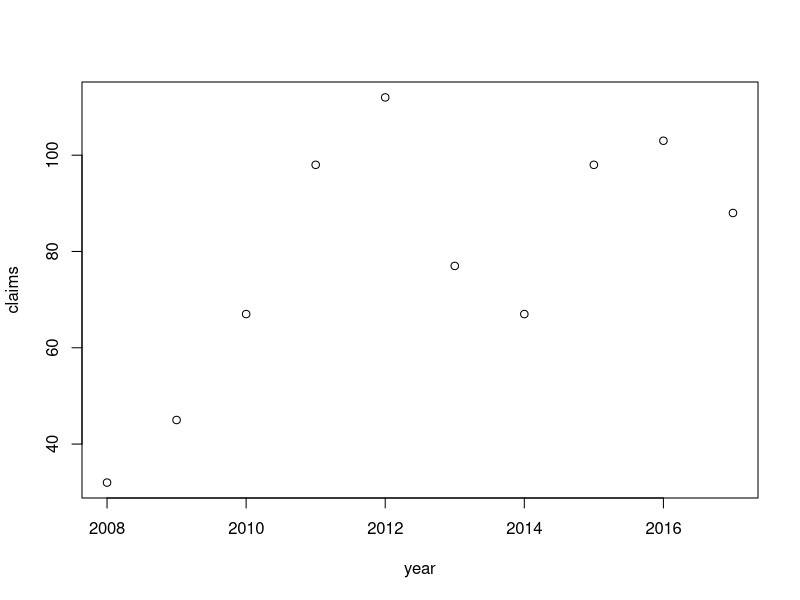

Reproduce this figure in R.
# Let's create the following dataset of numbers of claims per year:
year <- c(2008:2017)
claims <- c(32,45,67,98,112,77,67,98,103,88)
disputes <- data.frame(year, claims)
print(disputes)
# We can visualize that data using the plot() function.
plot(disputes)